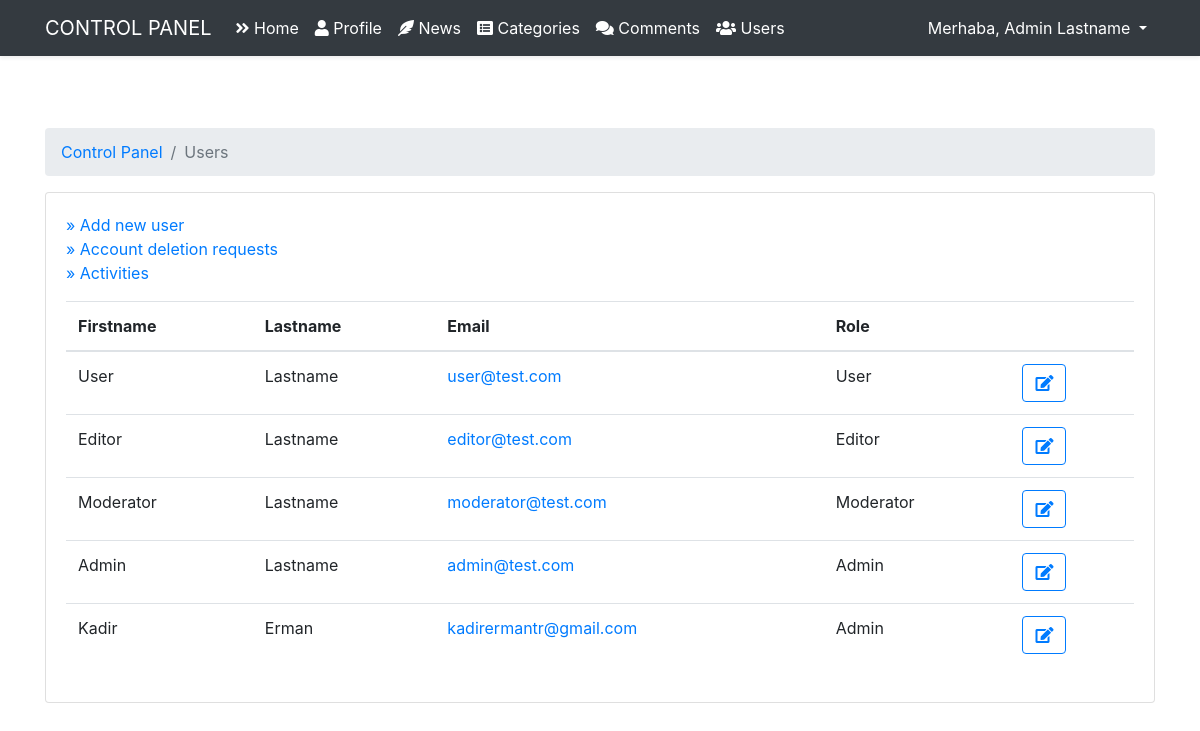
The app's page /admin/user (signed in) with its own data.
### tables this page shows
CREATE TABLE `users` (
  `id` int(11) NOT NULL,
  `name` varchar(255) NOT NULL,
  `lastname` varchar(255) NOT NULL,
  `email` varchar(255) NOT NULL,
  `password` varchar(255) NOT NULL,
  `role_level` int(11) NOT NULL DEFAULT 1
);

### core/Router.php (called while the page is built, shortened)
<?php
class Router
{
    public Request $request;
    protected array $routes = [];
    public function __construct(Request $request)
    {
        $this->request = $request;
    }
    public function get($path, $callback)
    {
        $this->routes['get'][$path] = $callback;
    }
    public function post($path, $callback)
    {
        $this->routes['post'][$path] = $callback;
    }
    public function resolve()
    {
        $path = $this->request->getPath();
        $method = $this->request->method();
        $callback = $this->routes[$method][$path] ?? false;
        if (is_array($callback)) {
            $controller = new $callback[0]();
            $controller->action = $callback[1];
            $callback[0] = $controller;
            $middlewares = $controller->getMiddlewares() ?? [];
            foreach ($middlewares as $middleware) {
                $middleware->execute();
            }
        }
        return call_user_func($callback, $this->request);
    }
    public function view(string $view, ?string $title = null, array $data = [])
    {
        require_once __DIR__ . "/../resources/views/$view.php";
        return ob_get_clean();
    }
}

### core/Controller.php (called while the page is built, shortened)
<?php
abstract class Controller
{
    public static function view(string $view, ?string $title = null, array $data = [])
    {
        return Application::$app->router->view($view, $title, $data);
    }
}

### app/Controllers/Admin/UserController.php (called while the page is built, shortened)
<?php
class UserController extends Controller
{
    public function index()
    {
        $users = array_reverse(User::all());
        $filtered_users = [];
        if (user('role_level') != 4) {
            for ($i=0; $i < count($users); $i++) {
                $role = (new User())->getRole($users[$i]['role_level']);
                $users[$i]['role'] = $role;
                if ($users[$i]['role_level'] < user('role_level')) {
                    $filtered_users[] = $users[$i];
                }
            }
        } else {
            for ($i=0; $i < count($users); $i++) {
                $role = (new User())->getRole($users[$i]['role_level']);
                $users[$i]['role'] = $role;
                $filtered_users = $users;
            }
        }
        return $this->view('auth/admin/user', 'Users', compact('filtered_users'));
    }
}

### public/index.php (called while the page is built, shortened)
<?php
$app = new Application();
$app->run();

### core/Session.php (called while the page is built, shortened)
<?php
class Session
{
    public static function get($key)
    {
        return !empty($_SESSION[$key]) ? $_SESSION[$key] : null;
    }
}

### core/DB.php (called while the page is built, shortened)
<?php
class DB
{
    public static function connection()
    {
        $env = parse_ini_file(__DIR__ . '/../.env');
        $host = $env['DB_HOST'];
        $database = $env['DB_DATABASE'];
        $username = $env['DB_USERNAME'];
        $password = $env['DB_PASSWORD'];
        try {
            $dsn = "mysql:host=$host; dbname=$database;";
            $pdo = new PDO($dsn, $username, $password);
            return $pdo;
        } catch (PDOException $e) {
            echo "Database error " . $e->getMessage();
            Logger::emergency('Failed to connect to the database.', [false]);
            exit();
        }
    }
    public static function table(string $table)
    {
        $db = self::connection();
        $stm = $db->prepare("SELECT * FROM $table");
        $stm->execute();
        return $stm->fetchAll(PDO::FETCH_ASSOC);
    }
    public static function find(string $table, mixed $id)
    {
        $db = self::connection();
        $stm = $db->prepare("SELECT * FROM $table WHERE id = :id");
        $stm->bindParam(":id", $id);
        $stm->execute();
        return $stm->fetch(PDO::FETCH_ASSOC);
    }
}

### core/Model.php (called while the page is built, shortened)
<?php
abstract class Model
{
    public static function all() {
        $table = static::$table;
        return DB::table($table);
    }
    public static function find($id) {
        $table = static::$table;
        return DB::find($table, $id);
    }
}

### app/Models/User.php (called while the page is built, shortened)
<?php
class User extends Model
{
    public static function getRole(int $role_level)
    {
        switch ($role_level) {
            case 1:
                $role_name = "User";
                break;
            case 2:
                $role_name = "Editor";
                break;
            case 3:
                $role_name = "Moderator";
                break;
            case 4:
                $role_name = "Admin";
                break;
        }
        return $role_name;
    }
}

### app/Middlewares/RolePermissionChecker.php (called while the page is built, shortened)
<?php
class RolePermissionChecker extends Middleware
{
    public array $actions = [];
    public int $role_level;
    public function __construct(int $role_level, array $actions = [])
    {
        $this->actions = $actions;
        $this->role_level = $role_level;
    }
    public function execute()
    {
        $user_role_level = user('role_level');
        if (empty($this->actions) || in_array(Application::$app->controller->action, $this->actions)) {
            if ($user_role_level >= $this->role_level) {
                return true;
            } else {
                throw new UnauthorizedException();
            }
        }
    }
}

### resources/views/auth/admin/user.php (the view)
<?php require __DIR__ . '/layouts/header.php';?>
    <div class="container">
        <div class="row justify-content-center py-5">
            <div class="col-md-12">
                <nav aria-label="breadcrumb">
                    <ol class="breadcrumb">
                        <li class="breadcrumb-item"><a href="/admin">Control Panel</a></li>
                        <li class="breadcrumb-item active" aria-current="page"><?= $title ?></li>
                    </ol>
                </nav>
                <div class="card">
                    <div class="card-body">
                        <div class="pb-3">
                            <a href="user/create">» Add new user</a><br />
                            <a href="user/request">» Account deletion requests</a><br />
                            <a href="user/activity">» Activities</a>
                        </div>
                        <table class="table caption-top table-hover">
                            <thead>
                            <tr>
                                <th scope="col">Firstname</th>
                                <th scope="col">Lastname</th>
                                <th scope="col">Email</th>
                                <th scope="col">Role</th>
                                <th scope="col"></th>
                            </tr>
                            </thead>
                            <tbody>
                            <?php foreach($filtered_users as $user): ?>
                                <tr>
                                    <td><?= $user['name'] ?></td>
                                    <td><?= $user['lastname'] ?></td>
                                    <td><a href="mailto:<?= $user['email'] ?>"><?= $user['email'] ?></a></td>
                                    <td><?= $user['role'] ?></td>
                                    <td>
                                        <a href="user/edit?id=<?= $user['id'] ?>">
                                            <span class="btn btn-outline-primary">
                                            <i class="fa fa-edit"></i>
                                            </span>
                                        </a>
                                    </td>
                                </tr>
                            <?php endforeach; ?>
                            </tbody>
                        </table>
                    </div>
                </div>
            </div>
        </div>
    </div>
<?php require __DIR__ . '/layouts/footer.php';?>

### resources/views/auth/admin/layouts/navbar.php (shortened to what this page needs)
<nav class="navbar navbar-expand-md navbar-dark bg-dark shadow-sm">
    <div class="container">
        <a class="navbar-brand text-uppercase" href="/admin">Control Panel</a>
        <div class="collapse navbar-collapse" id="navbars">
            <ul class="navbar-nav me-auto mb-2 mb-lg-0">
                <li class="nav-item">
                    <a class="nav-link text-white" aria-current="page" href="/admin">
                        <i class="fas fa-angle-double-right"></i>
                        Home
                    </a>
                </li>
                <li class="nav-item">
                    <a class="nav-link text-white" aria-current="page" href="/admin/profile">
                        <i class="fas fa-user"></i>
                        Profile
                    </a>
                </li>
                <?php if (user('role_level') >= 3): ?>
                <li class="nav-item">
                    <a class="nav-link text-white" aria-current="page" href="/admin/news">
                        <i class="fas fa-feather-alt"></i>
                        News
                    </a>
                </li>
                    <li class="nav-item">
                        <a class="nav-link text-white" aria-current="page" href="/admin/category">
                            <i class="fas fa-list-alt"></i>
                            Categories
                        </a>
                    </li>
                <?php endif; ?>
                <?php if (user('role_level') >= 3): ?>
                    <li class="nav-item">
                        <a class="nav-link text-white" aria-current="page" href="/admin/comment">
                            <i class="fas fa-comments"></i>
                            Comments
                        </a>
                    </li>
                    <li class="nav-item">
                        <a class="nav-link text-white" aria-current="page" href="/admin/user">
                            <i class="fas fa-users"></i>
                            Users
                        </a>
                    </li>
                <?php endif; ?>
            </ul>
            <div class="navbar-collapse">
                <ul class="navbar-nav ml-auto">
                    <div class="dropdown">
                        <a class="nav-link dropdown-toggle text-white" href="#" role="button" id="dropdownMenuLink" data-bs-toggle="dropdown" aria-expanded="false">
                            Merhaba, <?php echo user('name') ?> <?php echo user('lastname') ?>
                        </a>
                    </div>
                </ul>
            </div>
        </div>
    </div>
</nav>

### records on screen
users: name "Admin", lastname "Lastname", email "admin@test.com"
users: name "User", lastname "Lastname", email "user@test.com"
users: name "Editor", lastname "Lastname", email "editor@test.com"
users: name "Moderator", lastname "Lastname", email "moderator@test.com"
users: name "Kadir", lastname "Erman", email "kadirermantr@gmail.com", role "Admin"

### other values on screen
$title "Users"
